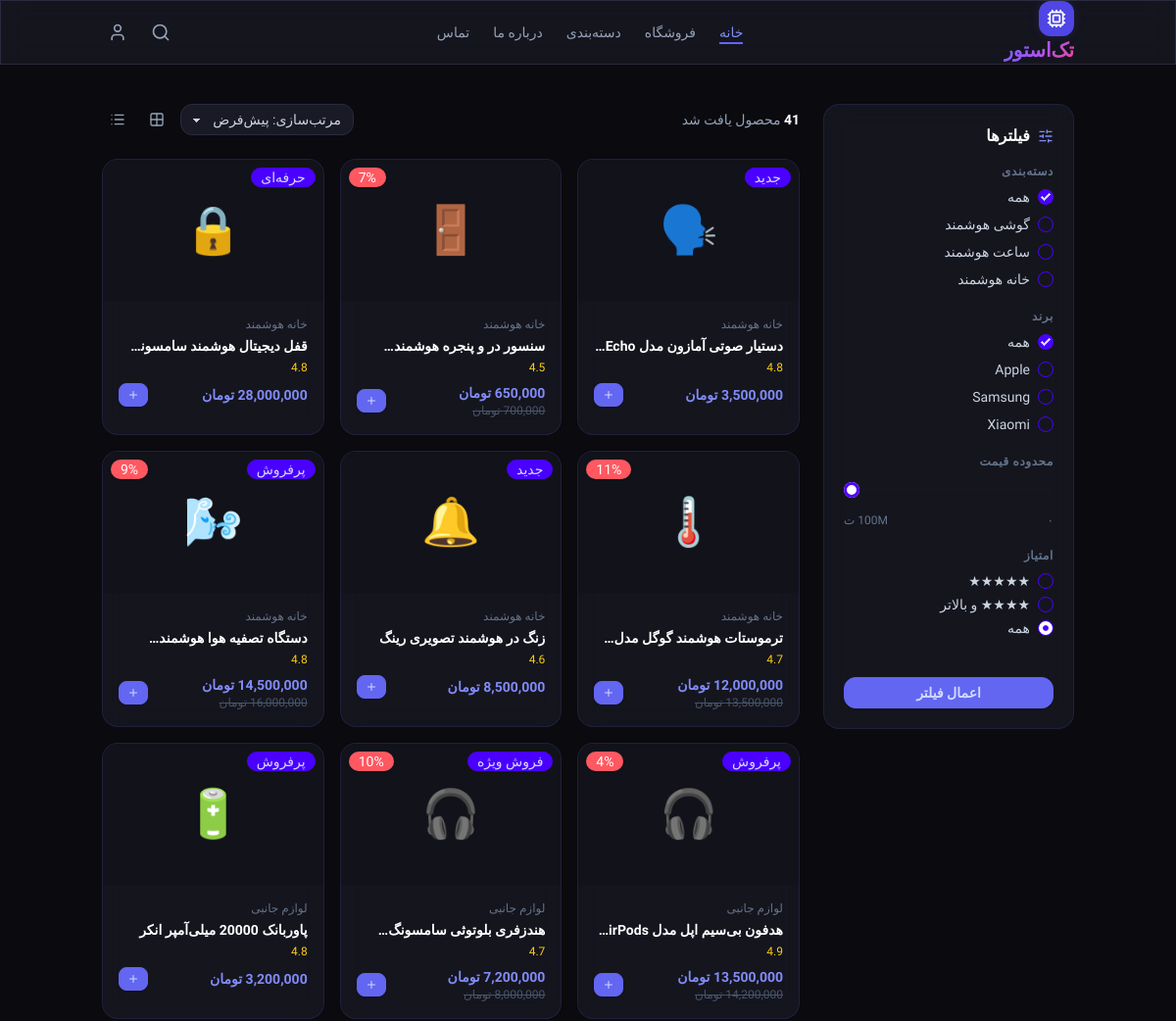
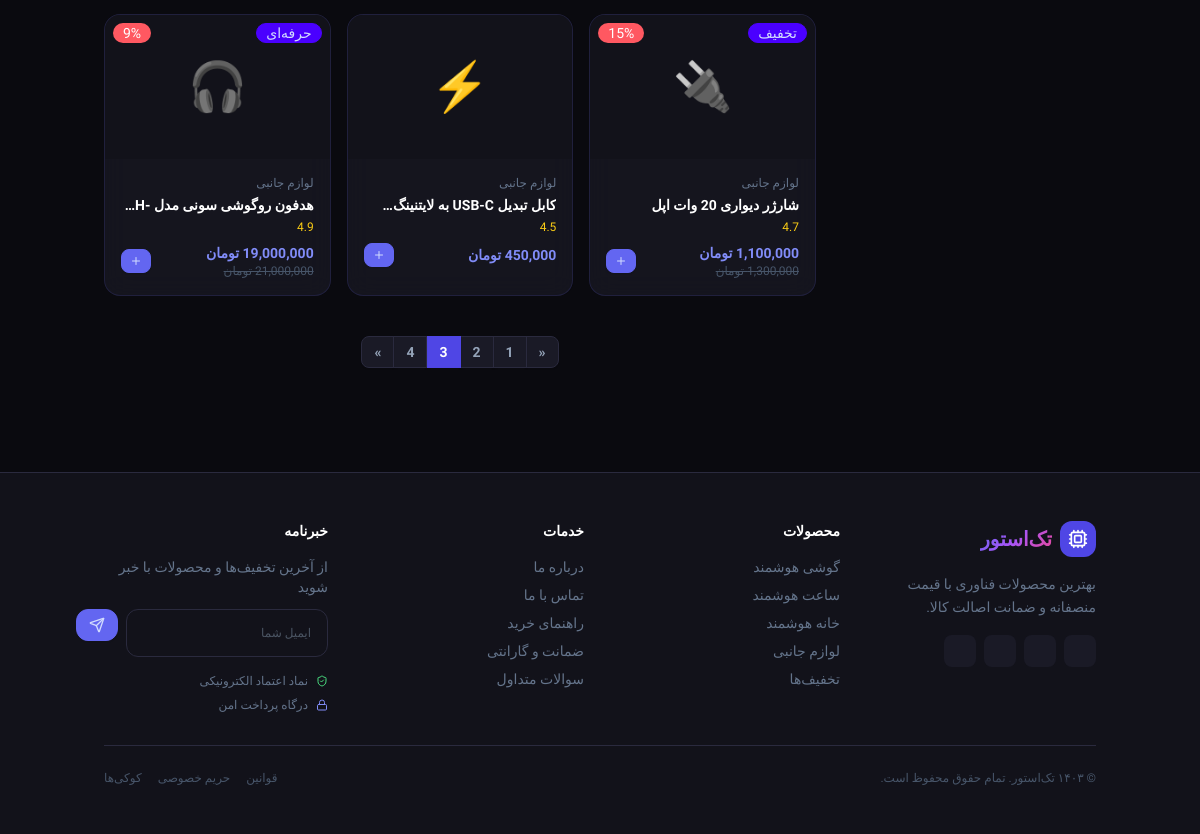
/shop.php?page=3, run on the app's committed database (2 pictures, top to bottom).
### tables this page shows
CREATE TABLE IF NOT EXISTS `products` (
  `id` int NOT NULL,
  `name` varchar(255) NOT NULL,
  `cat` varchar(100) NOT NULL,
  `brand` varchar(100) DEFAULT NULL,
  `emoji` varchar(10) DEFAULT NULL,
  `price` varchar(50) DEFAULT NULL,
  `oldPrice` varchar(50) DEFAULT NULL,
  `discount` varchar(20) DEFAULT NULL,
  `rating` varchar(20) DEFAULT NULL,
  `badge` varchar(50) DEFAULT NULL,
  PRIMARY KEY (`id`)
);

### shop.php (the view, shortened to what this page needs)
<?php include 'includes/header.php'; ?>
<?php
include "includes/db.php";
$sql = "SELECT * FROM `Products` WHERE 1=1";
$limit = 12;
$page = isset($_GET['page']) ? (int) $_GET['page'] : 1;
$offset = ($page - 1) * $limit;
$count_sql = str_replace("SELECT *", "SELECT COUNT(*)", $sql);
$total_records = $pdo->query($count_sql)->fetchColumn();
$total_pages = ceil($total_records / $limit);
$sql .= " LIMIT $limit OFFSET $offset";
$products = $pdo->query($sql)->fetchAll(PDO::FETCH_ASSOC);
function getPageUrl($pageNumber)
{
  $params = $_GET;
  $params['page'] = $pageNumber;
  return '?' . http_build_query($params);
}
?>
<main>
  <div class="container mx-auto px-4 py-10">
    <div class="flex flex-col md:flex-row gap-6">
      <aside class="w-full md:w-64 shrink-0">
        <div class="glass-card rounded-2xl p-5 sticky top-20">
          <h3 class="font-bold text-white mb-4 flex items-center gap-2">
            <i data-lucide="sliders-horizontal" class="w-4 h-4 text-indigo-400"></i> فیلترها
          </h3>
          <div class="mb-5">
            <div class="text-xs text-slate-500 mb-2 font-semibold uppercase tracking-wider">دسته‌بندی</div>
            <div class="space-y-2">
              <label class="flex items-center gap-2 cursor-pointer text-sm text-slate-300">
                <input type="checkbox" value="all" class="cat-filter checkbox checkbox-xs checkbox-primary" checked />
                همه
              </label>
              <label class="flex items-center gap-2 cursor-pointer text-sm text-slate-300">
                <input type="checkbox" value="گوشی هوشمند" class="cat-filter checkbox checkbox-xs checkbox-primary" />
                گوشی هوشمند
              </label>
              <label class="flex items-center gap-2 cursor-pointer text-sm text-slate-300">
                <input type="checkbox" value="ساعت هوشمند" class="cat-filter checkbox checkbox-xs checkbox-primary" />
                ساعت هوشمند
              </label>
              <label class="flex items-center gap-2 cursor-pointer text-sm text-slate-300">
                <input type="checkbox" value="خانه هوشمند" class="cat-filter checkbox checkbox-xs checkbox-primary" />
                خانه هوشمند
              </label>
            </div>
          </div>
          <div class="mb-5">
            <div class="text-xs text-slate-500 mb-2 font-semibold uppercase tracking-wider">برند</div>
            <div class="space-y-2">
              <label class="flex items-center gap-2 cursor-pointer text-sm text-slate-300">
                <input type="checkbox" value="all" class="brand-filter checkbox checkbox-xs checkbox-primary" checked />
                همه
              </label>
              <label class="flex items-center gap-2 cursor-pointer text-sm text-slate-300">
                <input type="checkbox" value="اپل" class="brand-filter checkbox checkbox-xs checkbox-primary" /> Apple
              </label>
              <label class="flex items-center gap-2 cursor-pointer text-sm text-slate-300">
                <input type="checkbox" value="سامسونگ" class="brand-filter checkbox checkbox-xs checkbox-primary" />
                Samsung
              </label>
              <label class="flex items-center gap-2 cursor-pointer text-sm text-slate-300">
                <input type="checkbox" value="شیائومی" class="brand-filter checkbox checkbox-xs checkbox-primary" />
                Xiaomi
              </label>
            </div>
          </div>
          <div class="mb-5">
            <div class="text-xs text-slate-500 mb-3 font-semibold uppercase tracking-wider">محدوده قیمت</div>
            <input type="range" id="priceFilter" min="0" max="100" value="100"
              class="range range-primary range-xs w-full" />
            <div class="flex justify-between text-xs text-slate-500 mt-2">
              <span>۰</span><span><span id="priceLabel">100</span>M ت</span>
            </div>
          </div>
          <div class="mb-5">
            <div class="text-xs text-slate-500 mb-2 font-semibold uppercase tracking-wider">امتیاز</div>
            <div class="space-y-1">
              <label class="flex items-center gap-2 cursor-pointer text-sm text-slate-300">
                <input type="radio" name="rating" value="5" class="rating-filter radio radio-xs radio-primary" /> ★★★★★
              </label>
              <label class="flex items-center gap-2 cursor-pointer text-sm text-slate-300">
                <input type="radio" name="rating" value="4" class="rating-filter radio radio-xs radio-primary" /> ★★★★ و
                بالاتر
              </label>
              <label class="flex items-center gap-2 cursor-pointer text-sm text-slate-300">
                <input type="radio" name="rating" value="0" class="rating-filter radio radio-xs radio-primary"
                  checked /> همه
              </label>
            </div>
          </div>
          <button id="applyFilterBtn" class="btn btn-primary w-full mt-5 rounded-xl btn-sm">
            اعمال فیلتر
          </button>
        </div>
      </aside>
      <?php if (!empty($products)): ?>
        <div class="flex-1">
          <div class="flex items-center justify-between mb-6">
            <div class="text-slate-400 text-sm">
              <span class="text-white font-semibold"><?= $total_records ?></span> محصول یافت شد
            </div>
            <div class="flex items-center gap-2">
              <?php $current_sort = $_GET['sort'] ?? 'default'; ?>
              <select id="sortSelect"
                class="select select-sm bg-[#1A1A26] border-[#2A2A3E] text-slate-300 rounded-xl text-sm">
                <option value="default" <?= $current_sort == 'default' ? 'selected' : '' ?>>مرتب‌سازی: پیش‌فرض</option>
              </select>
              <button class="btn btn-ghost btn-sm btn-square text-slate-400 hover:text-indigo-400">
                <i data-lucide="grid-2x2" class="w-4 h-4"></i>
              </button>
              <button class="btn btn-ghost btn-sm btn-square text-slate-400 hover:text-indigo-400">
                <i data-lucide="list" class="w-4 h-4"></i>
              </button>
            </div>
          </div>
          <div class="grid grid-cols-2 md:grid-cols-3 gap-4" id="shop-products">
            <?php foreach ($products as $p): ?>
              <a href="product.php" class="product-card glass-card rounded-2xl overflow-hidden">
                <div class="relative">
                  <?php if ($p['badge']): ?>
                    <span class="absolute top-2 right-2 badge badge-primary badge-xl z-10"><?= $p['badge'] ?></span>
                  <?php endif ?>
                  <?php if ($p['discount']): ?>
                    <span
                      class="absolute top-2 left-2 badge badge-error badge-xl z-10 text-white "><?= $p['discount'] ?></span>
                  <?php endif ?>
                  <div class="h-36 bg-[#12121A] flex items-center justify-center text-5xl"><?= $p['emoji'] ?></div>
                </div>
                <div class="p-4">
                  <div class="text-xs text-slate-500 mb-1"><?= $p['cat'] ?></div>
                  <div class="font-semibold text-white text-sm mb-1 line-clamp-1"><?= $p['name'] ?></div>
                  <div class="text-xs text-yellow-400 mb-2"><?= $p['rating'] ?></div>
                  <div class="flex items-center justify-between">
                    <div>
                      <div class="text-indigo-400 font-bold text-sm"><?= $p['price'] ?> </div>
                      <div class="text-slate-600 line-through text-xs"><?= $p['oldPrice'] ?> </div>
                    </div>
                    <button class="btn btn-primary btn-xs rounded-lg" onclick="event.preventDefault(); event.stopPropagation();
                      showToast( ' <?= $p['name'] ?>  به سبد خرید اضافه شد  ');">
                      <i data-lucide="plus" class="w-3 h-3"></i>
                    </button>
                  </div>
                </div>
              </a>
            <?php endforeach; ?>
          </div>
          <?php if ($total_pages > 1): ?>
            <div class="flex justify-center mt-10 w-full">
              <div class="join">
                <?php if ($page > 1): ?>
                  <a href="<?= getPageUrl($page - 1) ?>"
                    class="join-item btn btn-sm bg-[#1A1A26] border-[#2A2A3E] text-slate-400 hover:bg-[#2A2A3E]">
                    «
                  </a>
                <?php endif; ?>
                <?php for ($i = 1; $i <= $total_pages; $i++): ?>
                  <?php if ($i == $page): ?>
                    <button class="join-item btn btn-sm bg-indigo-600 border-indigo-600 text-white">
                      <?= $i ?>
                    </button>
                  <?php else: ?>
                    <a href="<?= getPageUrl($i) ?>"
                      class="join-item btn btn-sm bg-[#1A1A26] border-[#2A2A3E] text-slate-400 hover:bg-[#2A2A3E]">
                      <?= $i ?>
                    </a>
                  <?php endif; ?>
                <?php endfor; ?>
                <?php if ($page < $total_pages): ?>
                  <a href="<?= getPageUrl($page + 1) ?>"
                    class="join-item btn btn-sm bg-[#1A1A26] border-[#2A2A3E] text-slate-400 hover:bg-[#2A2A3E]">
                    »
                  </a>
                <?php endif; ?>
              </div>
            </div>
          <?php endif; ?>
        <?php endif; ?>
      </div>
    </div>
  </div>
</main>
<?php include('includes/footer.php'); ?>

### assets/css/main.css (style rules this page uses)
* { font-family: "Vazirmatn", sans-serif; }
body { background: #0a0a0f; color: #e2e8f0; }
.glass-card { background: rgba(26, 26, 38, 0.7); -webkit-backdrop-filter: blur(12px); backdrop-filter: blur(12px); border: 1px solid rgba(99, 102, 241, 0.15); }
.product-card { transition: transform 0.3s, box-shadow 0.3s; }
.btn-primary { background: #6366f1; border-color: #6366f1; }

### data on the page
products: badge "جدید", emoji "🗣️", cat "خانه هوشمند", name "دستیار صوتی آمازون مدل…", rating "4.8", price "3,500,000 تومان"
products: discount "7%", emoji "🚪", cat "خانه هوشمند", name "سنسور در و پنجره…", rating "4.5", price "650,000 تومان", oldPrice "700,000 تومان"
products: badge "حرفه‌ای", emoji "🔒", cat "خانه هوشمند", name "قفل دیجیتال هوشمند…", rating "4.8", price "28,000,000 تومان"
products: discount "11%", emoji "🌡️", cat "خانه هوشمند", name "ترموستات هوشمند گوگل…", rating "4.7", price "12,000,000 تومان", oldPrice "13,500,000 تومان"
products: badge "جدید", emoji "🔔", cat "خانه هوشمند", name "زنگ در هوشمند تصویری رینگ", rating "4.6", price "8,500,000 تومان"
products: badge "پرفروش", discount "9%", emoji "🌬️", cat "خانه هوشمند", name "دستگاه تصفیه هوا…", rating "4.8", price "14,500,000 تومان", oldPrice "16,000,000 تومان"
products: badge "پرفروش", discount "4%", emoji "🎧", cat "لوازم جانبی", name "هدفون بی‌سیم اپل مدل…", rating "4.9", price "13,500,000 تومان", oldPrice "14,200,000 تومان"
products: badge "فروش ویژه", discount "10%", emoji "🎧", cat "لوازم جانبی", name "هندزفری بلوتوثی…", rating "4.7", price "7,200,000 تومان", oldPrice "8,000,000 تومان"
products: badge "پرفروش", emoji "🔋", cat "لوازم جانبی", name "پاوربانک 20000 میلی‌آمپر انکر", rating "4.8", price "3,200,000 تومان"
products: badge "تخفیف", discount "15%", emoji "🔌", cat "لوازم جانبی", name "شارژر دیواری 20 وات اپل", rating "4.7", price "1,100,000 تومان", oldPrice "1,300,000 تومان"
products: emoji "⚡", cat "لوازم جانبی", name "کابل تبدیل USB-C به…", rating "4.5", price "450,000 تومان"
products: badge "حرفه‌ای", discount "9%", emoji "🎧", cat "لوازم جانبی", name "هدفون روگوشی سونی…", rating "4.9", price "19,000,000 تومان", oldPrice "21,000,000 تومان"

### other printed values
$total_records "41"
